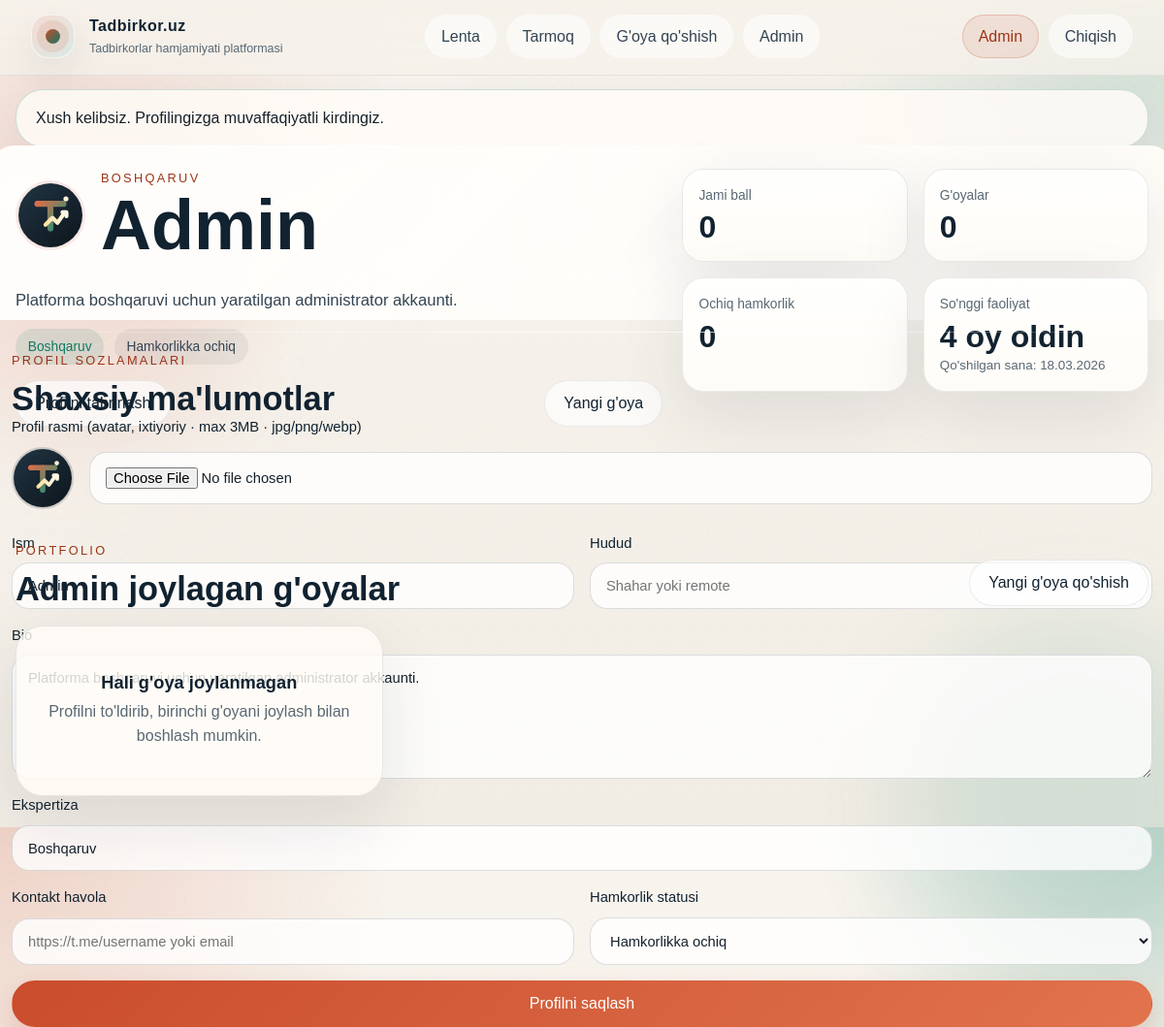
Screenshot of /?page=profile&id=1 (signed in) with the database file from the repository.
### tables this page shows
CREATE TABLE `users` (
  `id` int(10) UNSIGNED NOT NULL,
  `name` varchar(120) NOT NULL,
  `email` varchar(190) NOT NULL,
  `password_hash` varchar(255) NOT NULL,
  `role` enum('founder','investor','mentor','admin') NOT NULL DEFAULT 'founder',
  `bio` text DEFAULT NULL,
  `location` varchar(120) DEFAULT NULL,
  `expertise` varchar(180) DEFAULT NULL,
  `contact_link` varchar(255) DEFAULT NULL,
  `collaboration_status` enum('available','selective','busy') NOT NULL DEFAULT 'available',
  `created_at` datetime NOT NULL,
  `last_seen` datetime DEFAULT NULL
);

### app/core/helpers.php (called while the page is built, shortened)
<?php
function e(?string $value = null): string
{
    return htmlspecialchars((string) $value, ENT_QUOTES, 'UTF-8');
}
function flash(string $key, ?string $message = null): ?string
{
    if (!isset($_SESSION['_flash'][$key])) {
        return null;
    }
    $value = $_SESSION['_flash'][$key];
    return $value;
}
function csrf_token(): string
{
    return $_SESSION['_csrf'];
}
function current_user(): ?array
{
    global $auth;
    return $auth->user();
}
function asset(string $path): string
{
    return '/' . ltrim($path, '/');
}
function role_label(string $role): string
{
    $map = [
        'founder' => 'Tadbirkor',
        'investor' => 'Investor',
        'mentor' => 'Mentor',
        'admin' => 'Boshqaruv',
    ];
    return $map[$role] ?? ucfirst($role);
}
function collaboration_status_label(string $status): string
{
    $map = [
        'available' => 'Hamkorlikka ochiq',
        'selective' => 'Mos takliflarni ko\'rib chiqadi',
        'busy' => 'Hozir band',
    ];
    return $map[$status] ?? ucfirst($status);
}
function time_ago(string $dateTime): string
{
    $timestamp = strtotime($dateTime);
    $seconds = max(1, time() - $timestamp);
    $units = [
        31536000 => 'yil',
        2592000 => 'oy',
        604800 => 'hafta',
        86400 => 'kun',
        3600 => 'soat',
        60 => 'daqiqa',
        1 => 'soniya',
    ];
    foreach ($units as $divider => $label) {
        if ($seconds >= $divider) {
            $value = (int) floor($seconds / $divider);
            return $value . ' ' . $label . ' oldin';
        }
    }
    return 'Hozir';
}
function avatar_url(?string $filename = null): string
{
    return '/assets/icons/icon.svg';
}
function render(string $view, array $data = []): void
{
    global $config, $dbError;
    extract($data, EXTR_SKIP);
    require __DIR__ . '/../views/layout.php';
}

### bootstrap.php (called while the page is built, shortened)
<?php
$config = require __DIR__ . '/app/config/config.php';
require_once __DIR__ . '/app/core/helpers.php';
require_once __DIR__ . '/app/core/Database.php';
require_once __DIR__ . '/app/core/Auth.php';
require_once __DIR__ . '/app/core/IdeaService.php';
$dbError = null;
try {
    $db = new App\Core\Database($config['db']);
    $auth = new App\Core\Auth($db);
    $ideas = new App\Core\IdeaService($db);
} catch (Throwable $exception) {
    $dbError = $exception->getMessage();
}

### app/config/config.php (called while the page is built, shortened)
<?php
$dbHost = getenv('DB_HOST') ?: '127.0.0.1';
$dbPort = getenv('DB_PORT') ?: '3306';
$dbName = getenv('DB_NAME') ?: 'tadbirkor';
$dbUser = getenv('DB_USER') ?: 'tadbirkor';
$dbPass = getenv('DB_PASSWORD') !== false ? getenv('DB_PASSWORD') : 'tadbirkor_pass';
return array (
  'app_name' => getenv('APP_NAME') ?: 'Tadbirkor.uz',
  'base_url' => getenv('APP_URL') ?: '',
  'timezone' => 'Asia/Tashkent',
  'contest' =>
  array (
    'monthly_prize' => 'Ekspert sessiyasi + bosh sahifada alohida joy + mentor fikri',
  ),
  'db' =>
  array (
    'host' => $dbHost,
    'port' => $dbPort,
    'database' => $dbName,
    'username' => $dbUser,
    'password' => $dbPass,
    'charset' => 'utf8mb4',
  ),
);

### app/core/Database.php (called while the page is built, shortened)
<?php
class Database
{
    private PDO $pdo;
    public function __construct(array $config)
    {
        $host = $config['host'] ?? '127.0.0.1';
        $port = $config['port'] ?? '3306';
        $database = $config['database'] ?? '';
        $charset = $config['charset'] ?? 'utf8mb4';
        $username = $config['username'] ?? 'root';
        $password = $config['password'] ?? '';
        $dsn = sprintf(
            'mysql:host=%s;port=%s;dbname=%s;charset=%s',
            $host,
            $port,
            $database,
            $charset
        );
        try {
            $this->pdo = new PDO($dsn, $username, $password, [
                PDO::ATTR_ERRMODE => PDO::ERRMODE_EXCEPTION,
                PDO::ATTR_DEFAULT_FETCH_MODE => PDO::FETCH_ASSOC,
                PDO::ATTR_EMULATE_PREPARES => false,
            ]);
        } catch (PDOException $exception) {
            throw new PDOException(
                'MySQL ulanishida xatolik. `app/config/config.php` faylini tekshiring va `database/schema.sql` ni import qiling.'
            );
        }
    }
    public function fetchOne(string $sql, array $params = []): ?array
    {
        $statement = $this->pdo->prepare($sql);
        $statement->execute($params);
        $result = $statement->fetch();
        return $result === false ? null : $result;
    }
}

### app/core/Auth.php (called while the page is built, shortened)
<?php
class Auth
{
    private Database $db;
    private ?array $user = null;
    public function __construct(Database $db)
    {
        $this->db = $db;
    }
    public function user(): ?array
    {
        if ($this->user !== null) {
            return $this->user;
        }
        $this->user = $this->db->fetchOne(
            'SELECT id, name, email, role, bio, location, expertise, contact_link, collaboration_status, created_at, last_seen
             FROM users WHERE id = :id LIMIT 1',
            ['id' => (int) $_SESSION['user_id']]
        );
        return $this->user;
    }
}

### app/core/IdeaService.php (called while the page is built, shortened)
<?php
class IdeaService
{
    private Database $db;
    public function __construct(Database $db)
    {
        $this->db = $db;
    }
    public function profile(int $userId): ?array
    {
        return $this->db->fetchOne(
            '
            SELECT
                u.id,
                u.name,
                u.email,
                u.role,
                u.bio,
                u.location,
                u.expertise,
                u.contact_link,
                u.collaboration_status,
                u.created_at,
                u.last_seen,
                COUNT(i.id) AS ideas_count,
                COALESCE(SUM(COALESCE(v.score, 0)), 0) AS total_score,
                SUM(CASE WHEN i.collaboration_open = 1 THEN 1 ELSE 0 END) AS open_ideas_count
            FROM users u
            LEFT JOIN ideas i ON i.user_id = u.id
            LEFT JOIN (
                SELECT idea_id, SUM(vote) AS score
                FROM idea_votes
                GROUP BY idea_id
            ) v ON v.idea_id = i.id
            WHERE u.id = :id
            GROUP BY u.id
            LIMIT 1
            ',
            ['id' => $userId]
        );
    }
}

### app/views/profile.php (the view, shortened to what this page needs)
<?php $viewer = current_user(); $isOwner = $viewer && (int) $viewer['id'] === (int) $profile['id']; ?>
<section class="hero hero--profile">
    <div class="hero__content">
        <div style="display:flex; align-items:center; gap:1rem; margin-bottom:0.75rem;">
            <img src="<?= e(avatar_url($profile['avatar'] ?? null)) ?>" alt="<?= e($profile['name']) ?>"
                 style="width:72px; height:72px; border-radius:50%; object-fit:cover; border:3px solid var(--brand-soft);">
            <div>
                <p class="eyebrow" style="margin:0"><?= e(role_label($profile['role'])) ?></p>
                <h1 style="margin:0"><?= e($profile['name']) ?></h1>
            </div>
        </div>
        <p class="hero__lead"><?= e($profile['bio'] ?: 'Bu foydalanuvchi hali bio yozmagan.') ?></p>
        <div class="chip-row">
            <?php if (!empty($profile['expertise'])): ?>
                <span class="chip chip--accent"><?= e($profile['expertise']) ?></span>
            <?php endif; ?>
            <span class="chip"><?= e(collaboration_status_label($profile['collaboration_status'] ?? 'available')) ?></span>
        </div>
        <div class="hero__actions">
            <?php if ($isOwner): ?>
                <a class="btn btn--ghost" href="#profile-settings">Profilni tahrirlash</a>
                <a class="btn btn--ghost" href="/?page=create">Yangi g'oya</a>
            <?php endif; ?>
        </div>
    </div>
    <div class="hero__panel">
        <div class="metric-grid">
            <article class="metric-card">
                <span class="metric-card__label">Jami ball</span>
                <strong><?= (int) $profile['total_score'] ?></strong>
            </article>
            <article class="metric-card">
                <span class="metric-card__label">G'oyalar</span>
                <strong><?= (int) $profile['ideas_count'] ?></strong>
            </article>
            <article class="metric-card">
                <span class="metric-card__label">Ochiq hamkorlik</span>
                <strong><?= (int) ($profile['open_ideas_count'] ?? 0) ?></strong>
            </article>
            <article class="metric-card">
                <span class="metric-card__label">So'nggi faoliyat</span>
                <strong><?= e(time_ago($profile['last_seen'] ?? $profile['created_at'])) ?></strong>
                <small class="metric-card__hint">Qo'shilgan sana: <?= e(date('d.m.Y', strtotime($profile['created_at']))) ?></small>
            </article>
        </div>
    </div>
</section>
<?php if ($isOwner): ?>
    <section class="panel" id="profile-settings">
        <div class="section-head">
            <div>
                <p class="eyebrow">Profil sozlamalari</p>
                <h2>Shaxsiy ma'lumotlar</h2>
            </div>
        </div>
        <form method="post" enctype="multipart/form-data" class="panel-form">
            <div class="form-grid">
                <label class="form-span">
                    <span>Profil rasmi (avatar, ixtiyoriy · max 3MB · jpg/png/webp)</span>
                    <div style="display:flex; align-items:center; gap:1rem; margin-bottom:0.5rem;">
                        <img src="<?= e(avatar_url($profile['avatar'] ?? null)) ?>" alt="Avatar"
                             style="width:64px; height:64px; border-radius:50%; object-fit:cover; border:2px solid var(--border-strong);">
                        <input type="file" name="avatar" accept="image/jpeg,image/png,image/webp,image/gif">
                    </div>
                </label>
                <label>
                    <span>Ism</span>
                    <input type="text" name="name" value="<?= e($profile['name']) ?>" required>
                </label>
                <label>
                    <span>Hudud</span>
                    <input type="text" name="location" value="<?= e($profile['location']) ?>" placeholder="Shahar yoki remote">
                </label>
                <label class="form-span">
                    <span>Bio</span>
                    <textarea name="bio" rows="4" placeholder="Siz kim siz, nimani qidiryapsiz"><?= e($profile['bio']) ?></textarea>
                </label>
                <label class="form-span">
                    <span>Ekspertiza</span>
                    <input type="text" name="expertise" value="<?= e($profile['expertise']) ?>" placeholder="Fintech, Growth, UX, Supply chain">
                </label>
                <label>
                    <span>Kontakt havola</span>
                    <input type="text" name="contact_link" value="<?= e($profile['contact_link']) ?>" placeholder="https://t.me/username yoki email">
                </label>
                <label>
                    <span>Hamkorlik statusi</span>
                    <select name="collaboration_status">
                        <option value="available" <?= ($profile['collaboration_status'] ?? 'available') === 'available' ? 'selected' : '' ?>>Hamkorlikka ochiq</option>
                    </select>
                </label>
            </div>
            <button class="btn btn--primary" type="submit">Profilni saqlash</button>
        </form>
    </section>
<?php endif; ?>
<section class="section-head">
    <div>
        <p class="eyebrow">Portfolio</p>
        <h2><?= e($profile['name']) ?> joylagan g'oyalar</h2>
    </div>
    <?php if ($isOwner): ?>
        <div class="section-head__actions">
            <a class="btn btn--ghost" href="/?page=create">Yangi g'oya qo'shish</a>
        </div>
    <?php endif; ?>
</section>
<section class="ideas-grid">
    <?php if ($ideasList === []): ?>
        <article class="empty-state">
            <h3>Hali g'oya joylanmagan</h3>
            <p>Profilni to'ldirib, birinchi g'oyani joylash bilan boshlash mumkin.</p>
        </article>
    <?php endif; ?>
</section>

### index.php (shortened to what this page needs)
<?php
require __DIR__ . '/bootstrap.php';
$page = (string) ($_GET['page'] ?? 'home');
$user = current_user();
$pageClass = 'page-' . preg_replace('/[^a-z0-9\-]+/i', '-', $page);
if ($page === 'profile') {
    $profileId = (int) ($_GET['id'] ?? ($user['id'] ?? 0));
    $profile = $ideas->profile($profileId);
    $pageTitle = $profile['name'] . ' profili';
    render('profile', [
        'page' => $page,
        'pageTitle' => $pageTitle,
        'pageClass' => $pageClass,
        'profile' => $profile,
        'ideasList' => $ideas->listIdeas(
            ['user_id' => $profileId, 'sort' => 'new'],
            $user['id'] ?? null,
            ($user && ((int) $user['id'] === $profileId || $auth->isAdmin()))
        ),
    ]);
    return;
}

### app/views/layout.php (shortened to what this page needs)
<?php
$currentUser = current_user();
$successMessage = flash('success');
$page = $page ?? 'home';
?>
<!doctype html>
<html lang="uz">
<head>
    <link rel="stylesheet" href="<?= e(asset('assets/css/app.css')) ?>">
</head>
<body class="<?= e($pageClass ?? '') ?>" data-csrf="<?= e(csrf_token()) ?>" data-db-ready="<?= $dbError === null ? '1' : '0' ?>">
    <div class="site-backdrop" aria-hidden="true"></div>
    <div class="noise-layer" aria-hidden="true"></div>
    <header class="topbar">
        <div class="topbar__inner">
            <a class="brand" href="/?page=home">
                <span class="brand__mark">
                    <span class="brand__pulse"></span>
                </span>
                <span class="brand__text">
                    <strong>Tadbirkor.uz</strong>
                    <small>Tadbirkorlar hamjamiyati platformasi</small>
                </span>
            </a>
            <nav class="topbar__nav">
                <div class="topbar__nav-group">
                    <a href="/?page=home" class="<?= $page === 'home' ? 'is-active' : '' ?>">Lenta</a>
                    <a href="/?page=network" class="<?= $page === 'network' ? 'is-active' : '' ?>">Tarmoq</a>
                    <a href="/?page=create" class="<?= $page === 'create' ? 'is-active' : '' ?>">G'oya qo'shish</a>
                    <?php if ($currentUser && $currentUser['role'] === 'admin'): ?>
                        <a href="/?page=admin" class="<?= $page === 'admin' ? 'is-active' : '' ?>">Admin</a>
                    <?php endif; ?>
                </div>
            </nav>
            <div class="topbar__auth">
                <?php if ($currentUser): ?>
                    <a class="ghost-chip <?= $page === 'profile' ? 'is-active' : '' ?>" href="/?page=profile&id=<?= (int) $currentUser['id'] ?>">
                        <?= e($currentUser['name']) ?>
                    </a>
                    <a class="btn btn--ghost" href="/?page=logout">Chiqish</a>
                <?php else: ?>
                    <a class="btn btn--ghost" href="/?page=login">Kirish</a>
                    <a class="btn btn--primary" href="/?page=register">Boshlash</a>
                <?php endif; ?>
            </div>
        </div>
    </header>
    <?php if ($successMessage): ?>
        <section class="flash flash--success"><?= e($successMessage) ?></section>
    <?php endif; ?>
    <main class="page-shell">
        <?php require $viewFile; ?>
    </main>
</body>
</html>

### rows the page displays
users: name "Admin", role "BOSHQARUV", bio "Platforma boshqaruvi uchun yaratilgan administrator akkaunti.", expertise "Boshqaruv", collaboration_status "Hamkorlikka ochiq", last_seen "4 oy oldin", created_at "18.03.2026"

### other values shown
$successMessage "Xush kelibsiz. Profilingizga muvaffaqiyatli kirdingiz."
$profile['total_score'] "0"
$profile['ideas_count'] "0"
$profile['open_ideas_count'] "0"
